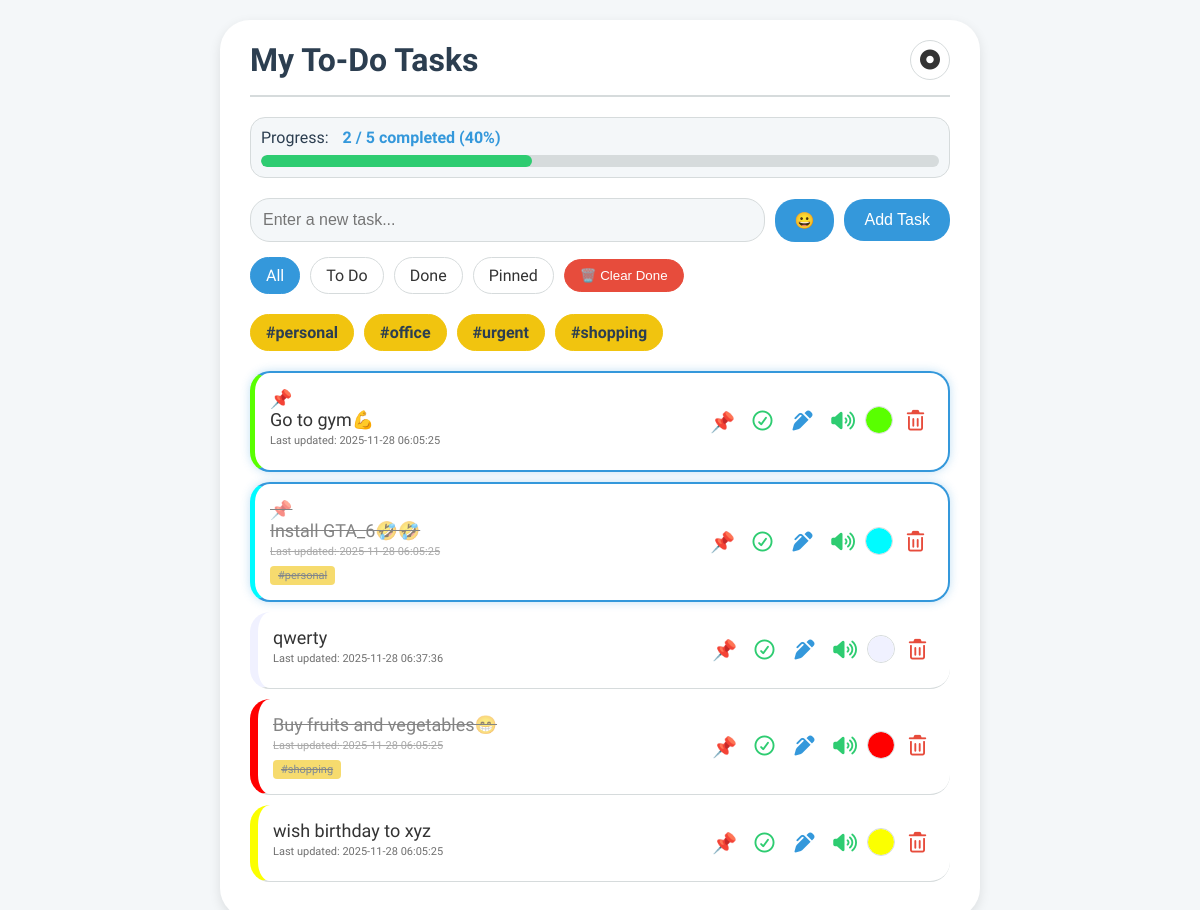
Before: / with the older database file.
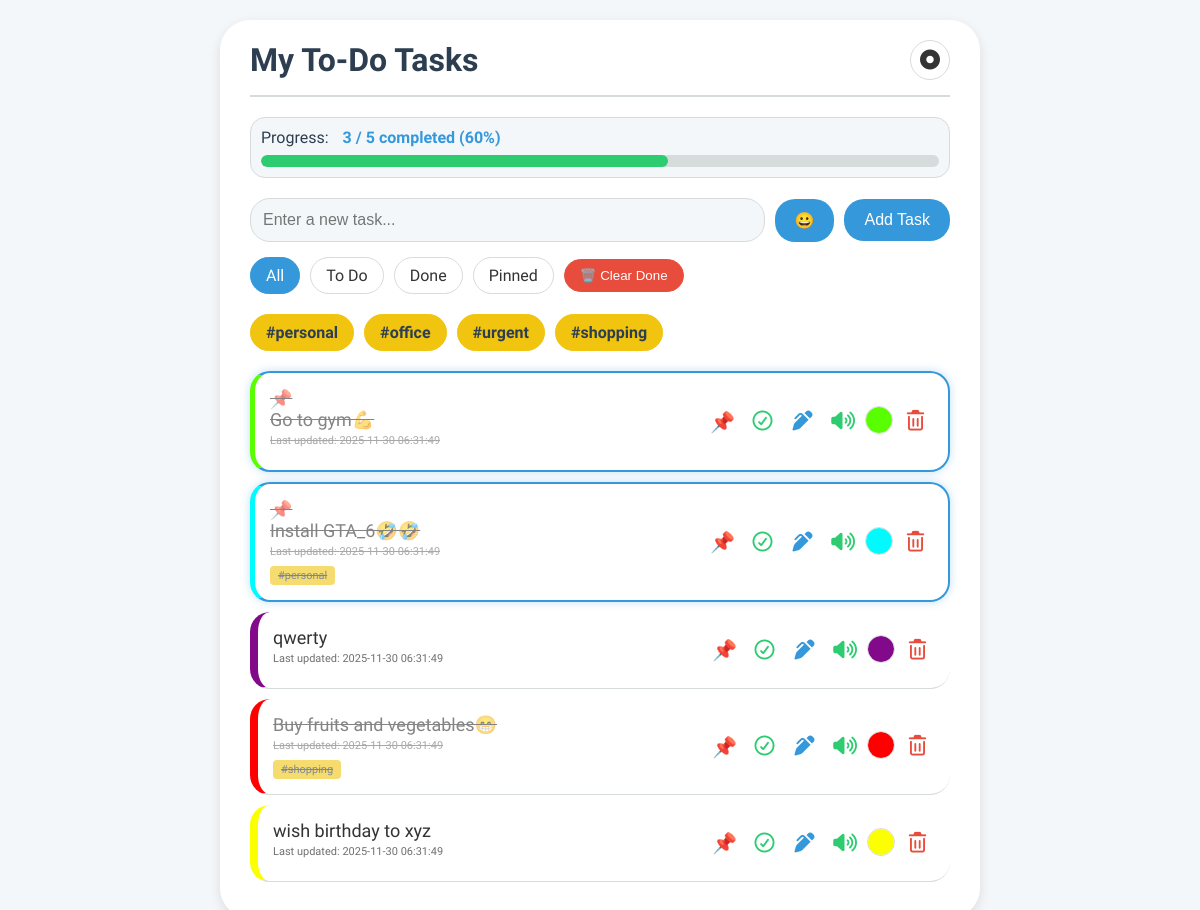
After: the same page with the newer database file.
### tables this page shows
CREATE TABLE tasks (
                id INTEGER PRIMARY KEY AUTOINCREMENT,
                task TEXT NOT NULL,
                completed BOOLEAN NOT NULL DEFAULT 0,
                pinned BOOLEAN NOT NULL DEFAULT 0,
                color TEXT DEFAULT '#ffffff',
                created_at TIMESTAMP NOT NULL DEFAULT CURRENT_TIMESTAMP,
                updated_at TIMESTAMP NOT NULL DEFAULT CURRENT_TIMESTAMP,
                due_date TEXT,
                position INTEGER
            );

CREATE TABLE tags (
                id INTEGER PRIMARY KEY AUTOINCREMENT,
                name TEXT NOT NULL UNIQUE
            );

### app.py (the view, shortened to what this page needs)
@app.route('/', methods=['GET', 'POST'])
def index():
    tag_filter = request.args.get('tag')
    current_filter = request.args.get('filter', 'all')
    tasks = db.get_tasks(filter_by=current_filter, tag_filter=tag_filter)
    all_tags = db.get_all_unique_tags()
    progress_data = db.get_completion_stats()
    total_tasks = progress_data['total_tasks']
    completed_tasks = progress_data['completed_tasks']
    if total_tasks > 0:
        completion_percentage = round((completed_tasks / total_tasks) * 100)
    else:
        completion_percentage = 0
    return render_template('index.html',
        tasks=tasks,
        current_filter=current_filter,
        all_tags=all_tags,
        tag_filter=tag_filter,
        completion_percentage=completion_percentage,
        completed_tasks=completed_tasks,
        total_tasks=total_tasks
    )

### database.py (called while the page is built)
def get_tags_for_task(task_id):
    with sqlite3.connect(DB_FILE) as conn:
        cursor = conn.cursor()
        cursor.execute("""
            SELECT t.name FROM tags t
            JOIN task_tags tt ON t.id = tt.tag_id
            WHERE tt.task_id = ?
            ORDER BY t.name
        """, (task_id,))
        return [row[0] for row in cursor.fetchall()]

def get_all_unique_tags():
    return FIXED_TAGS

def get_completion_stats():
    with sqlite3.connect(DB_FILE) as conn:
        cursor = conn.cursor()
        cursor.execute("SELECT COUNT(id) FROM tasks")
        total_tasks = cursor.fetchone()[0]
        cursor.execute("SELECT COUNT(id) FROM tasks WHERE completed = 1")
        completed_tasks = cursor.fetchone()[0]
        return {
            'total_tasks': total_tasks,
            'completed_tasks': completed_tasks
        }

### templates/index.html (shortened to what this page needs)
<!DOCTYPE html>
<html lang="en">
<head>
    <link rel="stylesheet" href="{{ url_for('static', filename='style.css') }}">
    <link rel="stylesheet" href="https://cdnjs.cloudflare.com/ajax/libs/font-awesome/7.0.1/css/all.min.css" />
</head>
<body>
    <div class="container">
        <header>
            <h1>My To-Do Tasks</h1>
            <button id="theme-toggle">
                <i class="fa-solid fa-circle-dot"></i>
            </button>
        </header>
        <div class="progress-container">
            <p>
                Progress:
                <span class="progress-details">
                    {{ completed_tasks }} / {{ total_tasks }} completed
                    ({{ completion_percentage }}%)
                </span>
            </p>
            <div class="progress-bar-shell">
                <div class="progress-bar-fill" style="width: {{ completion_percentage }}%";></div>
            </div>
        </div>
        <form action="{{ url_for('index', filter=current_filter, tag=tag_filter) }}" method="POST" class="add-task-form">
            <input type="text" name="task" placeholder="Enter a new task..." required>
            <button type="button" id="emoji-toggle" class="emoji-toggle-btn" title="Open Emoji Picker">😀</button>
            <button type="submit">Add Task</button>
        </form>
        <div class="filter-controls">
            <div class="status-controls">
                <a href="{{ url_for('index', filter='all') }}" class="filter-btn {% if current_filter == 'all' and not tag_filter %}active{% endif %}">All</a>
                <a href="{{ url_for('index', filter='undone') }}" class="filter-btn {% if current_filter == 'undone' and not tag_filter %}active{% endif %}">To Do</a>
                <a href="{{ url_for('index', filter='done') }}" class="filter-btn {% if current_filter == 'done' and not tag_filter %}active{% endif %}">Done</a>
                <a href="{{ url_for('index', filter='pinned') }}" class="filter-btn {% if current_filter == 'pinned' and not tag_filter %}active{% endif %}">Pinned</a>
                <form action="{{ url_for('clear_completed') }}" method="POST" class="action-form">
                    <button type="submit" class="filter-btn delete-btn" onclick="return confirm('Are you sure you want to delete all completed tasks?')" title="Clear Completed">🗑️ Clear Done</button>
                </form>
            </div>
            <div class="tag-filters">
                {% for tag in all_tags %}
                    <a href="{{ url_for('index', filter=current_filter, tag=tag) }}" class="tag-filter-btn filter-btn {% if tag_filter == tag %}active{% endif %}">#{{ tag }}</a>
                {% endfor %}
            </div>
        </div>
        <ul class="task-list" id="task-list">
            {% for task in tasks %}
                <li class="task-item show-details-btn
                    {% if task['completed'] %}completed{% endif %}
                    {% if task['pinned'] %}pinned-highlight no-drag{% endif %}"
                    style="--task-custom-color: {{ task['color'] }};"
                    data-task-id="{{ task['id'] }}">
                    <span class="task-text">
                        {% if task['pinned'] %}<span class="pin-icon">📌</span>{% endif %}
                        {{ task['task'] }}
                        <small class="timestamp">Last updated: {{ task['updated_at'].split('.')[0] }}</small>
                        <div class="task-tags">
                            {% for tag in task['tags'] %}
                                <span class="tag-badge">#{{ tag }}</span>
                            {% endfor %}
                        </div>
                    </span>
                    <div class="task-actions">
                        <form action="{{ url_for('pin', task_id=task['id']) }}" method="POST" class="action-form">
                            <button type="submit" class="icon-btn pin-btn" title="Pin Task">📌</button>
                        </form>
                        <form action="{{ url_for('toggle', task_id=task['id']) }}" method="POST" class="action-form">
                            <button type="submit" class="icon-btn toggle-btn" title="Mark as Done/Undone"><i class="fa-regular fa-circle-check"></i></button>
                        </form>
                        <button class="icon-btn edit-btn" title="Edit Task" data-task-id="{{ task['id'] }}" data-task-text="{{ task['task'] }}"><i class="fa-solid fa-pen-clip"></i></button>
                        <button class="icon-btn tts-btn" title="Read Aloud" data-task-text="{{ task['task'] }}"><i class="fa-solid fa-volume-high"></i></button>
                        <form action="{{ url_for('color', task_id=task['id']) }}" method="POST" class="action-form">
                            <input type="color" name="color" value="{{ task['color'] }}" onchange="this.form.submit()" class="color-picker" title="Change Color">
                        </form>
                        <form action="{{ url_for('delete', task_id=task['id']) }}" method="POST" class="action-form">
                            <button type="submit" class="icon-btn delete-btn" title="Delete Task"><i class="fa-regular fa-trash-can"></i></button>
                        </form>
                    </div>
                </li>
            {% else %}
                <li class="no-tasks">🎉 No tasks found for this filter.</li>
            {% endfor %}
        </ul>
    </div>
</body>
</html>

Changed rows visible on the page:
changed tasks "Go to gym💪": completed False → True (drawn); updated_at "2025-11-28 06:05:25" → "2025-11-30 06:31:49"
changed tasks "Install GTA_6🤣🤣": updated_at "2025-11-28 06:05:25" → "2025-11-30 06:31:49"
changed tasks "qwerty": updated_at "2025-11-28 06:37:36" → "2025-11-30 06:31:49"; color "#f0f1ff" → "#820a8a"
changed tasks "Buy fruits and vegetables😁": updated_at "2025-11-28 06:05:25" → "2025-11-30 06:31:49"
changed tasks "wish birthday to xyz": updated_at "2025-11-28 06:05:25" → "2025-11-30 06:31:49"
Other visible differences:
{{ completed_tasks }}: "2" → "3"
{{ completion_percentage }}: "40" → "60"
{{ completion_percentage }}: 40 → 60 (drawn)
